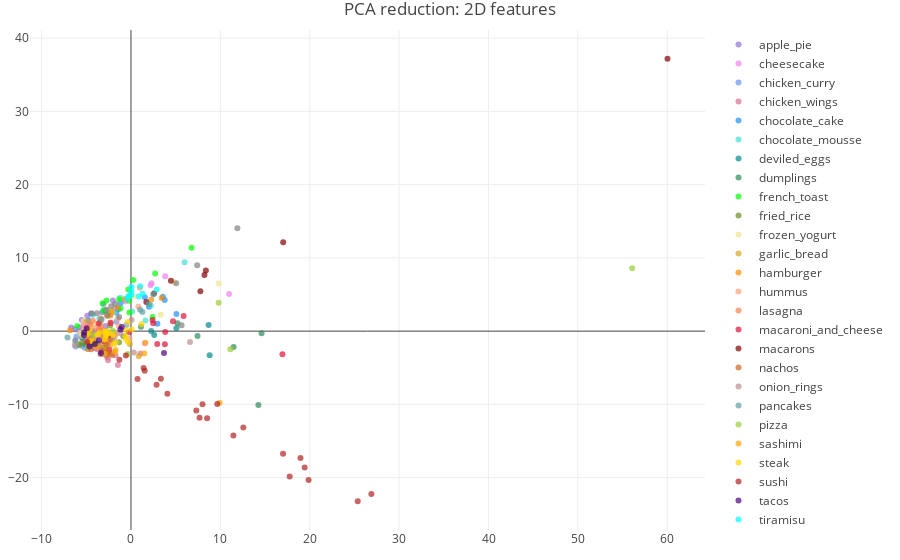

The cell this chart's notebook holds for it:
### Code cell
traces=[]

for l in unique_labels:
    df_category=df_PCA_2D[(df_PCA_2D.mean_vector_labels==l)]
    point_name=str(df_category.mean_vector_labels[df_category.index[0]])
    color_index=labels2color_indices[l]
    color=custom_color_map[color_index] if color_index < len(custom_color_map) else default_color
    trace = go.Scatter(
    x=df_category['1'],
    y=df_category['2'],
    mode='markers',
    marker=dict(
        color=color,
        opacity=0.7,
        line=dict(color='rgb(140, 140, 170)')
    ),
    name=point_name,
    text=df_category.mean_vector_names,
    )

    traces.append(trace)

layout = go.Layout(
    title='PCA reduction: 2D features',
    hovermode='closest',
    margin=dict(
       l=30,
       r=30,
       b=30,
       t=30
    ),
      scene = dict(
        xaxis = dict(
            title='pca-1',
       ),
       yaxis = dict(
           title='pca-2',
       ),
    ),
 
)

fig = go.Figure(data=traces, layout=layout)
iplot(fig)

### Figure 1 — Plotly figure (JSON) as saved in the notebook; plotly's stock layout.template omitted (floating-point values rounded to 4 significant figures)
{"data": [{"marker": {"color": "#9370DB", "line": {"color": "rgb(140, 140, 170)"}, "opacity": 0.7}, "mode": "markers", "name": "apple_pie", "text": ["1", "10", "11", "12", "13", "14", "15", "2", "3", "4", "5", "6", "7", "8", "9"], "type": "scatter", "uid": "97d26585-be7e-4be4-a42d-10a40480aed3", "x": [-6.284, -5.134, -5.767, -5.502, -4.887, -5.785, -6.689, -4.473, -4.626, -3.212, -4.333, -2.858, -3.03, -2.016, -3.072], "y": [0.2616, 1.226, -0.06511, 1.509, 2.084, 0.4979, 0.5016, 2.389, 0.8539, 2.573, -0.4288, 0.6978, 2.777, 4.166, 3.713]}, {"marker": {"color": "#EE82EE", "line": {"color": "rgb(140, 140, 170)"}, "opacity": 0.7}, "mode": "markers", "name": "cheesecake", "text": ["1", "10", "11", "2", "3", "4", "5", "6", "7", "8", "9"], "type": "scatter", "uid": "889b1d17-1a70-457a-9cfc-9ddbc82b8b91", "x": [3.829, -0.6422, 2.308, 10.98, 2.198, -2.285, -3.447, -4.542, -1.807, 1.558, -5.324], "y": [7.484, 4.092, 6.547, 5.052, 6.251, 2.308, 1.521, 0.7792, 2.953, -1.654, 0.7887]}, {"marker": {"color": "#6495ED", "line": {"color": "rgb(140, 140, 170)"}, "opacity": 0.7}, "mode": "markers", "name": "chicken_curry", "text": ["1", "2", "3", "4", "5", "6", "7", "8"], "type": "scatter", "uid": "58d81f66-216e-42cc-87ba-c01611ecf61c", "x": [-0.5081, -5.504, -5.16, -6.094, -6.188, -4.509, -1.627, -4.532], "y": [0.8265, -1.998, -2.256, -0.749, -2.101, -1.995, 1.285, -0.8625]}, {"marker": {"color": "#DB7093", "line": {"color": "rgb(140, 140, 170)"}, "opacity": 0.7}, "mode": "markers", "name": "chicken_wings", "text": ["1", "10", "11", "12", "13", "14", "15", "16", "17", "2", "3", "4", "5", "6", "7", "8", "9"], "type": "scatter", "uid": "05b23e70-5843-44a7-9b58-6b7bb5f8dddf", "x": [-3.193, -3.195, -2.562, -4.065, -3.418, -3.364, -3.986, -4.748, 1.051, -1.464, -2.161, -6.21, -2.648, -5.222, -5.511, -1.729, -3.754], "y": [-2.012, -2.363, -3.993, -2.324, -3.168, -2.534, -0.9621, -1.961, -3.064, -4.611, -3.049, -1.252, -3.593, -1.1, -0.7647, -3.3, -2.491]}, {"marker": {"color": "#1E90FF", "line": {"color": "rgb(140, 140, 170)"}, "opacity": 0.7}, "mode": "markers", "name": "chocolate_cake", "text": ["1", "10", "2", "3", "4", "5", "6", "7", "8", "9"], "type": "scatter", "uid": "53cd318a-9a06-4e4d-bd4a-a876330cde0d", "x": [2.023, 2.958, -1.438, -1.168, -4.764, 3.774, 1.548, -1.63, 5.082, 3.567], "y": [3.317, 1.023, 3.004, 3.759, 1.443, 4.238, 4.624, 2.513, 2.336, 4.705]}, {"marker": {"color": "#40E0D0", "line": {"color": "rgb(140, 140, 170)"}, "opacity": 0.7}, "mode": "markers", "name": "chocolate_mousse", "text": ["1", "2", "3", "4", "5", "6", "7", "8", "9"], "type": "scatter", "uid": "899525b3-ff25-415f-87c8-5de82157f039", "x": [6.003, -1.217, 1.616, 2.237, -3.537, -3.028, 0.1423, -4.26, -1.866], "y": [9.415, 4.574, 1.45, 3.483, 1.68, 2.928, 2.691, 2.236, 2.622]}, {"marker": {"color": "#008B8B", "line": {"color": "rgb(140, 140, 170)"}, "opacity": 0.7}, "mode": "markers", "name": "deviled_eggs", "text": ["1", "2", "3", "4", "5", "6", "7", "8", "9"], "type": "scatter", "uid": "235d5b73-937b-413d-bfa8-0a00e498d7d3", "x": [5.081, -5.451, -4.233, 8.801, 2.603, -4.116, 2.254, -5.087, 8.685], "y": [0.3939, -0.9008, -1.785, -3.283, -0.5392, -1.511, 0.02048, -1.766, 0.8394]}, {"marker": {"color": "#2E8B57", "line": {"color": "rgb(140, 140, 170)"}, "opacity": 0.7}, "mode": "markers", "name": "dumplings", "text": ["1", "2", "3", "4", "5", "6", "7", "8", "9"], "type": "scatter", "uid": "1f2c9a82-264e-4eed-aa93-1ca824c8fd80", "x": [-4.638, 7.443, -2.868, -3.036, 14.25, 1.123, 11.48, 5.197, 14.61], "y": [-0.8247, -0.6809, 2.759, -0.6763, -10.08, 0.6092, -2.183, 1.086, -0.3046]}, {"marker": {"color": "#00FF00", "line": {"color": "rgb(140, 140, 170)"}, "opacity": 0.7}, "mode": "markers", "name": "french_toast", "text": ["1", "10", "11", "12", "13", "14", "2", "3", "4", "5", "6", "7", "8", "9"], "type": "scatter", "uid": "45e8ed9d-7d2b-4fe7-97c0-9708ac4fedd8", "x": [-3.07, -6.018, -1.154, 2.418, -0.2907, -0.1747, 0.2608, 2.701, -1.316, -2.736, -2.33, -0.2187, 6.778, -3.182], "y": [2.792, 0.6941, 3.1, 1.935, 5.673, 2.536, 6.982, 7.861, 4.341, 4.188, 2.547, 4.133, 11.37, 3.806]}, {"marker": {"color": "#6B8E23", "line": {"color": "rgb(140, 140, 170)"}, "opacity": 0.7}, "mode": "markers", "name": "fried_rice", "text": ["1", "10", "11", "12", "13", "14", "2", "3", "4", "5", "6", "7", "8", "9"], "type": "scatter", "uid": "e02c159f-d659-4b6c-a7c7-674183c52245", "x": [-2.323, -3.884, -3.423, -5.541, -5.488, -2.974, -3.433, -1.843, -5.777, -3.691, -2.526, -1.332, -0.8531, -2.295], "y": [0.785, -1.9, 0.1009, -1.624, -0.4967, -2.279, -0.1422, -0.1896, -1.889, -1.715, -1.621, -1.529, -0.7034, -0.9708]}, {"marker": {"color": "#F0E68C", "line": {"color": "rgb(140, 140, 170)"}, "opacity": 0.7}, "mode": "markers", "name": "frozen_yogurt", "text": ["1", "10", "11", "12", "13", "2", "3", "4", "5", "6", "7", "8", "9"], "type": "scatter", "uid": "b992460e-a2cf-4702-af47-6509edd8c1da", "x": [3.33, -4.189, -1.818, -5.68, 9.81, -4.6, -5.291, -2.128, -5.487, 0.2967, -4.635, -4.145, 4.841], "y": [2.226, 0.5122, -0.2632, -0.2282, 6.496, -0.1355, 1.375, 2.591, -0.6446, 4.754, 0.443, 1.098, 6.701]}, {"marker": {"color": "#DAA520", "line": {"color": "rgb(140, 140, 170)"}, "opacity": 0.7}, "mode": "markers", "name": "garlic_bread", "text": ["1", "10", "2", "3", "4", "5", "6", "7", "8", "9"], "type": "scatter", "uid": "2cd51313-5714-4d0b-9cb7-6a7181e649dd", "x": [0.868, -4.379, -2.918, -3.646, -3.432, -2.299, -4.936, -2.762, -4.712, -0.1271], "y": [-3.433, -0.3156, -2.209, -2.081, 1.121, -1.907, 1.364, 0.04505, -0.3379, -1.754]}, {"marker": {"color": "#FF8C00", "line": {"color": "rgb(140, 140, 170)"}, "opacity": 0.7}, "mode": "markers", "name": "hamburger", "text": ["1", "2", "3", "4", "5", "6", "7", "8", "9"], "type": "scatter", "uid": "4c615046-6818-42b2-9ddc-868afaebad75", "x": [-6.82, 2.259, 3.447, -1.509, -2.692, -2.155, -2.667, -0.6802, -2.319], "y": [0.1064, 4.28, 4.532, 3.183, 2.927, 2.654, 2.07, 4.382, 2.145]}, {"marker": {"color": "#FFA07A", "line": {"color": "rgb(140, 140, 170)"}, "opacity": 0.7}, "mode": "markers", "name": "hummus", "text": ["1", "10", "11", "12", "2", "3", "4", "5", "6", "7", "8", "9"], "type": "scatter", "uid": "69acd4a8-f7c1-4174-8f7c-7818e1c1e941", "x": [-2.263, -3.871, 0.8243, -2.275, 0.9926, -1.473, -1.364, -0.1764, -3.871, -5.219, -5.168, -3.56], "y": [1.165, -0.3675, 3.351, -1.638, 5.929, 1.676, 0.7129, -1.026, 0.5384, 0.3528, 0.8824, -0.05977]}, {"marker": {"color": "#FF7F50", "line": {"color": "rgb(140, 140, 170)"}, "opacity": 0.7}, "mode": "markers", "name": "lasagna", "text": ["1", "10", "11", "2", "3", "4", "5", "6", "7", "8", "9"], "type": "scatter", "uid": "1c34e9f1-7a0f-4748-8baa-f9dd3169e7ed", "x": [-4.473, -1.766, -4.652, -4.552, -4.268, -4.362, -3.394, -3.317, -3.372, -3.585, -2.572], "y": [-1.264, -0.5677, -0.9425, 0.8707, 1.42, 0.1074, -0.543, 0.442, 1.723, 0.2756, -1.384]}, {"marker": {"color": "#DC143C", "line": {"color": "rgb(140, 140, 170)"}, "opacity": 0.7}, "mode": "markers", "name": "macaroni_and_cheese", "text": ["1", "10", "11", "12", "13", "14", "15", "2", "3", "4", "5", "6", "7", "8", "9"], "type": "scatter", "uid": "fb73ddae-1d82-4ae0-903e-5e6748ff1066", "x": [4.7, -3.617, -0.2265, -2.512, -2.289, -3.023, 5.888, 16.95, -2.433, 2.936, -4.857, 2.417, 3.793, 3.836, 2.485], "y": [1.335, 1.058, -0.144, -0.5733, 1.118, -1.341, 2.071, -3.141, -2.548, -1.767, 0.2247, 1.52, -1.781, -0.1166, 1.069]}, {"marker": {"color": "#800000", "line": {"color": "rgb(140, 140, 170)"}, "opacity": 0.7}, "mode": "markers", "name": "macarons", "text": ["1", "2", "3", "4", "5", "6", "7", "8"], "type": "scatter", "uid": "a6f35aa5-ffd5-4be6-881e-ff996cac1d4e", "x": [1.717, 8.381, 2.574, 17.03, 60.03, 7.767, 4.47, 8.219], "y": [3.977, 8.285, 5.126, 12.14, 37.19, 5.46, 6.887, 7.679]}, {"marker": {"color": "#D2691E", "line": {"color": "rgb(140, 140, 170)"}, "opacity": 0.7}, "mode": "markers", "name": "nachos", "text": ["1", "10", "11", "12", "2", "3", "4", "5", "6", "7", "8", "9"], "type": "scatter", "uid": "271ee55a-0105-44ea-8672-beb31635e347", "x": [-4.826, -2.615, -3.209, -4.48, -2.739, -2.734, -4.533, -2.567, -3.303, -2.132, -3.0, -2.144], "y": [-2.438, -2.861, -2.669, -2.464, -3.265, -1.859, -1.518, -2.876, -3.045, -3.247, -1.228, -1.17]}, {"marker": {"color": "#BC8F8F", "line": {"color": "rgb(140, 140, 170)"}, "opacity": 0.7}, "mode": "markers", "name": "onion_rings", "text": ["1", "2", "3", "4", "5", "6", "7", "8"], "type": "scatter", "uid": "b9c84c4e-b8e8-4568-b7f9-51e6492b7e49", "x": [-2.995, 0.0636, -1.198, -6.288, -4.086, 6.605, 0.3156, -1.894], "y": [-3.153, 1.527, -0.2872, -1.91, -0.05998, -1.496, -2.903, -1.15]}, {"marker": {"color": "#5F9EA0", "line": {"color": "rgb(140, 140, 170)"}, "opacity": 0.7}, "mode": "markers", "name": "pancakes", "text": ["1", "2", "3", "4", "5", "6", "7", "8", "9"], "type": "scatter", "uid": "2c8a9c63-0193-4c0c-a502-bcf26b99489a", "x": [-5.192, -6.222, -2.759, -3.284, 2.492, 2.0, 1.023, -7.101, 1.28], "y": [-0.1626, -1.308, 2.887, 1.571, 4.998, 3.67, 2.929, -0.8571, 2.597]}, {"marker": {"color": "#9ACD32", "line": {"color": "rgb(140, 140, 170)"}, "opacity": 0.7}, "mode": "markers", "name": "pizza", "text": ["1", "2", "3", "4", "5", "6", "7", "8"], "type": "scatter", "uid": "e8372fee-92bb-4cb8-9eee-cbe02ddd2f90", "x": [56.07, -4.203, -5.117, -0.3806, -4.816, 11.12, -2.075, 9.809], "y": [8.59, -0.5485, -0.2984, -3.124, -2.186, -2.477, 0.06536, 3.879]}, {"marker": {"color": "#FFA500", "line": {"color": "rgb(140, 140, 170)"}, "opacity": 0.7}, "mode": "markers", "name": "sashimi", "text": ["1", "10", "2", "3", "4", "5", "6", "7", "8", "9"], "type": "scatter", "uid": "04972870-2ce5-4ee6-b3b9-cec364f99781", "x": [-4.869, 1.485, -2.945, -2.874, -4.239, -1.788, -3.886, 1.601, 9.914, -1.727], "y": [-1.533, -3.066, -3.093, -0.9972, -1.241, -2.81, -2.046, -1.597, -9.787, -2.592]}, {"marker": {"color": "#FFD700", "line": {"color": "rgb(140, 140, 170)"}, "opacity": 0.7}, "mode": "markers", "name": "steak", "text": ["1", "10", "11", "12", "13", "14", "15", "16", "17", "18", "19", "2", "20", "21", "22", "3", "4", "5", "6", "7", "8", "9"], "type": "scatter", "uid": "fc9956df-7d31-4974-92df-f3767efbc62e", "x": [-2.965, -2.774, -4.873, -3.739, -0.5764, -2.677, -2.424, -0.5569, -2.784, 0.08734, -4.673, -2.961, -3.515, -0.3634, -1.713, -4.46, -0.6226, -1.88, -2.784, -2.018, 1.168, -0.3866], "y": [-0.08537, -0.07697, -0.385, -0.4969, -1.067, -0.2578, -0.2636, 0.2025, -0.4679, 0.2155, 0.2344, -1.144, -0.2141, -1.445, -1.561, -1.372, -0.6783, -1.76, -0.5814, -0.5247, 0.9352, 1.198]}, {"marker": {"color": "#B22222", "line": {"color": "rgb(140, 140, 170)"}, "opacity": 0.7}, "mode": "markers", "name": "sushi", "text": ["1", "10", "11", "12", "13", "14", "15", "16", "17", "18", "19", "2", "20", "21", "22", "23", "3", "4", "5", "6", "7", "8", "9"], "type": "scatter", "uid": "7afa0461-ccb3-46e4-916e-809ba96ea903", "x": [7.672, -1.297, -4.896, 7.31, 0.7383, 8.519, 3.346, 26.9, 1.415, 25.37, -0.5678, 17.01, 19.43, 18.97, 17.76, 12.57, 9.655, 11.46, 8.003, 2.866, 1.535, 4.072, 19.87], "y": [-11.82, -3.905, -1.468, -10.82, -6.539, -11.9, -6.505, -22.25, -5.018, -23.23, -3.322, -16.73, -18.61, -17.33, -19.83, -13.17, -9.948, -14.25, -9.973, -7.335, -5.416, -8.561, -20.32]}, {"marker": {"color": "#4B0082", "line": {"color": "rgb(140, 140, 170)"}, "opacity": 0.7}, "mode": "markers", "name": "tacos", "text": ["1", "10", "2", "3", "4", "5", "6", "7", "8", "9"], "type": "scatter", "uid": "feba7960-231c-48ac-b5f2-7adfcf7ecd0f", "x": [3.692, -1.039, -4.956, -3.584, -3.355, -1.186, -4.033, -5.237, -4.645, -5.265], "y": [-2.991, 0.5668, 0.3785, -1.23, -2.974, 0.2131, -1.769, -0.1775, -2.094, -0.5468]}, {"marker": {"color": "#00FFFF", "line": {"color": "rgb(140, 140, 170)"}, "opacity": 0.7}, "mode": "markers", "name": "tiramisu", "text": ["1", "10", "2", "3", "4", "5", "6", "7", "8", "9"], "type": "scatter", "uid": "1938756c-8cfb-4123-8707-0939de44d776", "x": [-0.2774, 0.8693, -0.1547, 1.037, 0.03993, 2.887, 0.03487, 1.312, -0.4689, 0.04857], "y": [4.776, 4.716, 4.838, 6.113, 5.452, 5.691, 4.957, 5.108, 4.415, 6.04]}, {"marker": {"color": "#808080", "line": {"color": "rgb(140, 140, 170)"}, "opacity": 0.7}, "mode": "markers", "name": "waffles", "text": ["1", "10", "2", "3", "4", "5", "6", "7", "8", "9"], "type": "scatter", "uid": "86705268-0c03-49ea-9df3-5ae78014955c", "x": [-3.795, 5.662, 7.41, -4.397, 11.9, -1.316, 5.061, -2.214, -1.766, -2.637], "y": [2.434, 0.7953, 9.011, 2.428, 14.04, 1.928, 6.545, 3.385, 3.687, 2.16]}], "layout": {"hovermode": "closest", "margin": {"b": 30, "l": 30, "r": 30, "t": 30}, "scene": {"xaxis": {"title": "pca-1"}, "yaxis": {"title": "pca-2"}}, "title": "PCA reduction: 2D features"}}
